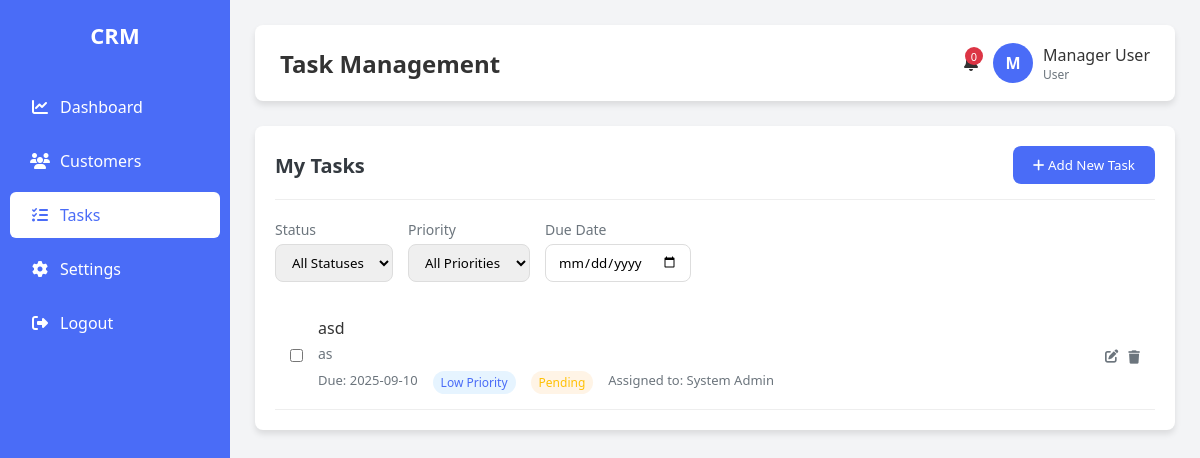
/task.php (signed in), run on the app's committed database.
### tables this page shows
CREATE TABLE `users` (
  `id` int(11) NOT NULL,
  `name` varchar(100) NOT NULL,
  `email` varchar(100) NOT NULL,
  `password` varchar(255) NOT NULL,
  `role` enum('admin','user') DEFAULT 'user',
  `created_at` timestamp NOT NULL DEFAULT current_timestamp()
);

CREATE TABLE `tasks` (
  `id` int(11) NOT NULL,
  `title` varchar(255) NOT NULL,
  `description` text DEFAULT NULL,
  `due_date` date NOT NULL,
  `priority` enum('low','medium','high') NOT NULL DEFAULT 'medium',
  `status` enum('pending','in-progress','completed') NOT NULL DEFAULT 'pending',
  `assigned_to` int(11) NOT NULL,
  `created_by` int(11) NOT NULL,
  `created_at` timestamp NOT NULL DEFAULT current_timestamp(),
  `updated_at` timestamp NOT NULL DEFAULT current_timestamp() ON UPDATE current_timestamp()
);

### functions.php (called while the page is built, shortened)
<?php
include 'config.php';
function getTasks($filters = []) {
    global $conn;
    $sql = "SELECT t.*, u.name as assigned_name, creator.name as created_by_name
            FROM tasks t
            JOIN users u ON t.assigned_to = u.id
            JOIN users creator ON t.created_by = creator.id
            WHERE 1=1";
    $sql .= " ORDER BY t.due_date ASC";
    $result = $conn->query($sql);
    $tasks = [];
    if ($result->num_rows > 0) {
        while($row = $result->fetch_assoc()) {
            $tasks[] = $row;
        }
    }
    return $tasks;
}
?>

### task.php (the view, shortened to what this page needs)
<?php
include 'config.php';
include 'functions.php';
$user_id = $_SESSION['user_id'];
$sql = "SELECT role, name FROM users WHERE id='$user_id' LIMIT 1";
$result = $conn->query($sql);
if ($result->num_rows > 0) {
    $user = $result->fetch_assoc();
    $role = $user['role'];
    $user_name = $user['name'];
} else {
    session_destroy();
    header("Location: login.php");
    exit();
}
$tasks = getTasks();
?>
<!DOCTYPE html>
<html lang="en">
<head>
    <link rel="stylesheet" href="https://cdnjs.cloudflare.com/ajax/libs/font-awesome/6.4.0/css/all.min.css">
    <link rel="stylesheet" href="task/task.css">
</head>
<body>
    <div class="sidebar">
        <h2>CRM</h2>
        <a href="dashboard.php"><i class="fas fa-chart-line"></i> <span>Dashboard</span></a>
        <a href="customers.php"><i class="fas fa-users"></i> <span>Customers</span></a>
        <a href="tasks.php" class="active"><i class="fas fa-tasks"></i> <span>Tasks</span></a>
        <a href="settings.php"><i class="fas fa-cog"></i> <span>Settings</span></a>
        <a href="logout.php"><i class="fas fa-sign-out-alt"></i> <span>Logout</span></a>
    </div>
    <div class="main-content">
        <div class="header">
            <h2>Task Management</h2>
            <div class="header-actions">
                <div class="notification" id="notificationBell">
                <span class="badge" id="notificationCount">0</span>
</div>
                <div class="user-profile">
                    <div class="user-avatar">
                        <?php echo strtoupper(substr($user_name, 0, 1)); ?>
                    </div>
                    <div>
                        <div style="font-weight: 500;"><?php echo htmlspecialchars($user_name); ?></div>
                        <div style="font-size: 12px; color: var(--secondary);"><?php echo ucfirst($role); ?></div>
                    </div>
                </div>
            </div>
        </div>
        <div class="card">
            <div class="card-header">
                <h2>My Tasks</h2>
                <button class="btn btn-primary" id="addTaskBtn"><i class="fas fa-plus"></i> Add New Task</button>
            </div>
            <div class="filters">
                <div class="filter-item">
                    <label for="statusFilter">Status</label>
                    <select id="statusFilter">
                        <option value="all">All Statuses</option>
                    </select>
                </div>
                <div class="filter-item">
                    <label for="priorityFilter">Priority</label>
                    <select id="priorityFilter">
                        <option value="all">All Priorities</option>
                    </select>
                </div>
                <div class="filter-item">
                    <label for="dueDateFilter">Due Date</label>
                    <input type="date" id="dueDateFilter">
                </div>
            </div>
            <ul class="task-list" id="taskList">
                <?php if (!empty($tasks)): ?>
                    <?php foreach ($tasks as $task): ?>
                    <li class="task-item" data-id="<?php echo $task['id']; ?>">
                        <form method="POST" class="task-status-form">
                            <input type="checkbox" class="task-checkbox" name="status" value="completed" <?php echo $task['status'] === 'completed' ? 'checked' : ''; ?> onchange="this.form.submit()">
                        </form>
                        <div class="task-content">
                            <div class="task-title"><?php echo htmlspecialchars($task['title']); ?></div>
                            <div class="task-description"><?php echo htmlspecialchars($task['description'] ?? ''); ?></div>
                            <div class="task-meta">
                                <div>Due: <span class="due-date"><?php echo $task['due_date']; ?></span></div>
                                <div class="task-priority priority-<?php echo $task['priority']; ?>"><?php echo ucfirst($task['priority']); ?> Priority</div>
                                <div class="task-status status-<?php echo $task['status']; ?>"><?php echo ucfirst(str_replace('-', ' ', $task['status'])); ?></div>
                                <div>Assigned to: <?php echo htmlspecialchars($task['assigned_name']); ?></div>
                            </div>
                        </div>
                        <div class="task-actions">
                            <button title="Edit" onclick="editTask(<?php echo $task['id']; ?>)"><i class="fas fa-edit"></i></button>
                            <form method="POST" style="display:inline;">
                                <button type="submit" title="Delete" onclick="return confirm('Are you sure you want to delete this task?')"><i class="fas fa-trash"></i></button>
                            </form>
                        </div>
                    </li>
                    <?php endforeach; ?>
                <?php endif; ?>
            </ul>
        </div>
    </div>
</body>
</html>

### task/task.css (style rules this page uses)
:root { --primary: #4a6cf7; --primary-dark: #3a5ad9; --secondary: #6c757d; --success: #28a745; --warning: #ffc107; --danger: #dc3545; --light: #f8f9fa; --dark: #343a40; --sidebar-width: 230px; --border-radius: 8px; --box-shadow: 0 4px 6px rgba(0, 0, 0, 0.1); --transition: all 0.3s ease; }
* { margin: 0; padding: 0; box-sizing: border-box; font-family: 'Segoe UI', Tahoma, Geneva, Verdana, sans-serif; }
body { margin: 0; display: flex; min-height: 100vh; background: #f3f4f6; color: #333; }
.sidebar { width: var(--sidebar-width); background: var(--primary); color: white; display: flex; flex-direction: column; padding-top: 20px; transition: var(--transition); z-index: 1000; }
.sidebar h2 { text-align: center; margin-bottom: 30px; font-size: 22px; padding: 0 15px; }
.sidebar a { color: white; padding: 12px 20px; text-decoration: none; display: flex; align-items: center; transition: var(--transition); border-radius: 6px; margin: 4px 10px; }
.sidebar a i { margin-right: 10px; width: 20px; text-align: center; }
.sidebar a.active { background: white; color: var(--primary); }
.main-content { flex: 1; padding: 25px; overflow-y: auto; transition: var(--transition); }
.header { background: white; padding: 18px 25px; border-radius: var(--border-radius); box-shadow: var(--box-shadow); margin-bottom: 25px; display: flex; justify-content: space-between; align-items: center; }
.header h2 { margin: 0; font-size: 24px; color: #333; }
.header-actions { display: flex; align-items: center; gap: 15px; }
.header-actions .notification { position: relative; cursor: pointer; }
.header-actions .notification .badge { position: absolute; top: -5px; right: -5px; background: var(--danger); color: white; border-radius: 50%; width: 18px; height: 18px; font-size: 11px; display: flex; justify-content: center; align-items: center; }
.user-profile { display: flex; align-items: center; gap: 10px; }
.user-avatar { width: 40px; height: 40px; border-radius: 50%; background: var(--primary); color: white; display: flex; justify-content: center; align-items: center; font-weight: bold; }
.btn { padding: 10px 20px; border: none; border-radius: var(--border-radius); cursor: pointer; font-weight: 500; transition: var(--transition); }
.btn-primary { background: var(--primary); color: white; }
.card { background: white; border-radius: var(--border-radius); box-shadow: var(--box-shadow); padding: 20px; margin-bottom: 20px; }
.card-header { display: flex; justify-content: space-between; align-items: center; margin-bottom: 20px; padding-bottom: 15px; border-bottom: 1px solid #eee; }
.card-header h2 { font-size: 20px; color: var(--dark); }
.filters { display: flex; gap: 15px; margin-bottom: 20px; }
.filter-item { display: flex; flex-direction: column; }
.filter-item label { font-size: 14px; margin-bottom: 5px; color: var(--secondary); }
.filter-item select, .filter-item input { padding: 8px 12px; border: 1px solid #ddd; border-radius: var(--border-radius); }
.task-list { list-style: none; }
.task-item { display: flex; align-items: center; padding: 15px; border-bottom: 1px solid #eee; transition: var(--transition); }
.task-checkbox { margin-right: 15px; }
.task-content { flex: 1; }
.task-title { font-weight: 500; margin-bottom: 5px; }
.task-description { color: var(--secondary); font-size: 14px; margin-bottom: 8px; }
.task-meta { display: flex; gap: 15px; font-size: 13px; color: var(--secondary); }
.task-priority { padding: 3px 8px; border-radius: 20px; font-size: 12px; font-weight: 500; }
.priority-low { background: #e6f4ff; color: var(--primary); }
.task-status { padding: 3px 8px; border-radius: 20px; font-size: 12px; font-weight: 500; }
.status-pending { background: #fff4e6; color: var(--warning); }
.task-actions { display: flex; gap: 10px; }
.task-actions button { background: none; border: none; cursor: pointer; color: var(--secondary); transition: var(--transition); }

### data on the page
users: name "M", name "Manager User", role "User"
tasks: title "asd", description "as", due_date "2025-09-10", priority "Low", status "Pending", assigned_to.name "System Admin"
